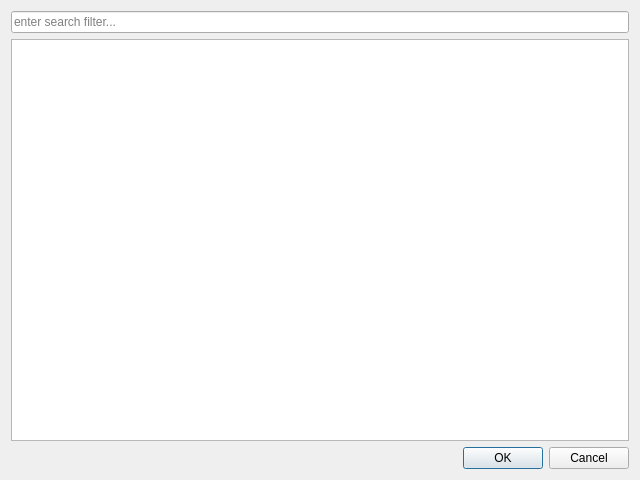
<?xml version="1.0" encoding="UTF-8"?>
<ui version="4.0">
 <class>RoomSelectionDialog</class>
 <widget class="QDialog" name="RoomSelectionDialog">
  <property name="minimumSize">
   <size>
    <width>640</width>
    <height>480</height>
   </size>
  </property>
  <property name="windowTitle">
   <string>Room selection</string>
  </property>
  <layout class="QGridLayout" name="gridLayout">
   <item row="0" column="1">
    <widget class="QLineEdit" name="filterLineEdit">
     <property name="placeholderText">
      <string>enter search filter...</string>
     </property>
    </widget>
   </item>
   <item row="1" column="1">
    <widget class="QListView" name="listView">
     <property name="sizeAdjustPolicy">
      <enum>QAbstractScrollArea::AdjustToContents</enum>
     </property>
     <property name="resizeMode">
      <enum>QListView::Adjust</enum>
     </property>
    </widget>
   </item>
   <item row="2" column="1">
    <widget class="QDialogButtonBox" name="buttonBox">
     <property name="orientation">
      <enum>Qt::Horizontal</enum>
     </property>
     <property name="standardButtons">
      <set>QDialogButtonBox::Cancel|QDialogButtonBox::Ok</set>
     </property>
    </widget>
   </item>
  </layout>
 </widget>
 <resources/>
 <connections>
  <connection>
   <sender>buttonBox</sender>
   <signal>accepted()</signal>
   <receiver>RoomSelectionDialog</receiver>
   <slot>accept()</slot>
   <hints>
    <hint type="sourcelabel">
     <x>248</x>
     <y>254</y>
    </hint>
    <hint type="destinationlabel">
     <x>157</x>
     <y>274</y>
    </hint>
   </hints>
  </connection>
  <connection>
   <sender>buttonBox</sender>
   <signal>rejected()</signal>
   <receiver>RoomSelectionDialog</receiver>
   <slot>reject()</slot>
   <hints>
    <hint type="sourcelabel">
     <x>316</x>
     <y>260</y>
    </hint>
    <hint type="destinationlabel">
     <x>286</x>
     <y>274</y>
    </hint>
   </hints>
  </connection>
  <connection>
   <sender>filterLineEdit</sender>
   <signal>textChanged(QString)</signal>
   <receiver>RoomSelectionDialog</receiver>
   <slot>updateSearchFilter()</slot>
   <hints>
    <hint type="sourcelabel">
     <x>179</x>
     <y>31</y>
    </hint>
    <hint type="destinationlabel">
     <x>393</x>
     <y>25</y>
    </hint>
   </hints>
  </connection>
  <connection>
   <sender>filterLineEdit</sender>
   <signal>returnPressed()</signal>
   <receiver>RoomSelectionDialog</receiver>
   <slot>accept()</slot>
   <hints>
    <hint type="sourcelabel">
     <x>48</x>
     <y>26</y>
    </hint>
    <hint type="destinationlabel">
     <x>395</x>
     <y>57</y>
    </hint>
   </hints>
  </connection>
  <connection>
   <sender>listView</sender>
   <signal>activated(QModelIndex)</signal>
   <receiver>RoomSelectionDialog</receiver>
   <slot>accept()</slot>
   <hints>
    <hint type="sourcelabel">
     <x>312</x>
     <y>134</y>
    </hint>
    <hint type="destinationlabel">
     <x>396</x>
     <y>143</y>
    </hint>
   </hints>
  </connection>
 </connections>
 <slots>
  <slot>updateSearchFilter()</slot>
 </slots>
</ui>
